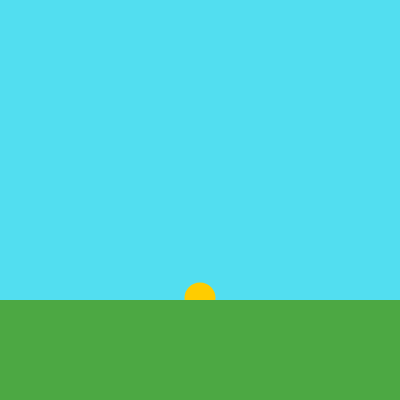
Frame 1 (no input)
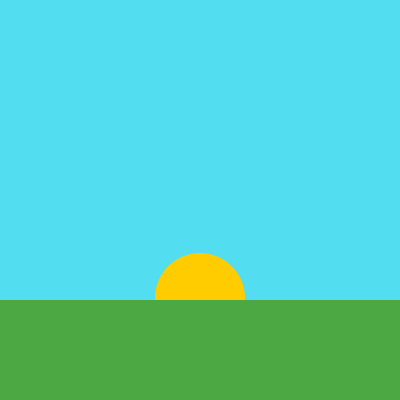
Frame 60 (no input)
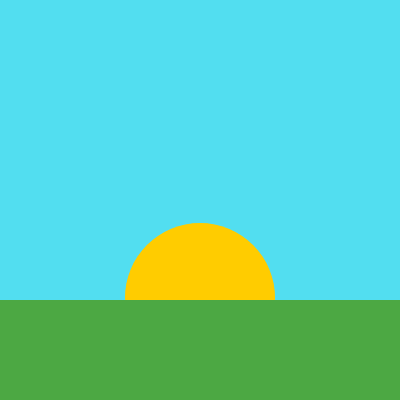
Frame 120 (the mouse pressed at the canvas centre since frame 60)

The p5.js sketch that drew these frames (run headless with seeded random() and noise() and a simulated clock; from frame 60 on, the mouse is pressed at the canvas centre):

// p5.js sketch
// ── sketch.js
function setup(){
	createCanvas(400, 400);

	noStroke();
	background(82, 222, 240);
	sunSize = 30;
}

function draw(){
	sunSize++;
	fill(255, 204, 0);
	ellipse(200, 298, sunSize, sunSize);
	fill(76, 168, 67);
	rect(0, 300, 400, 100);
}
